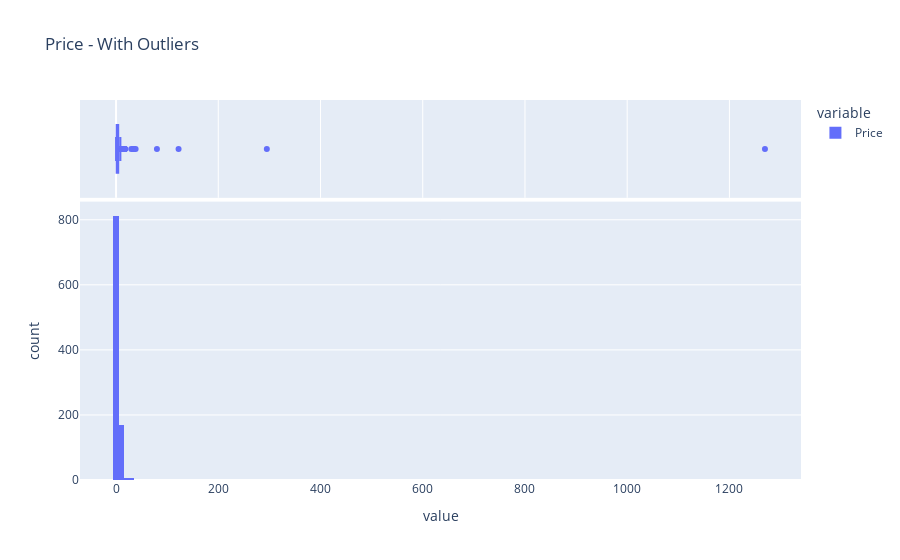
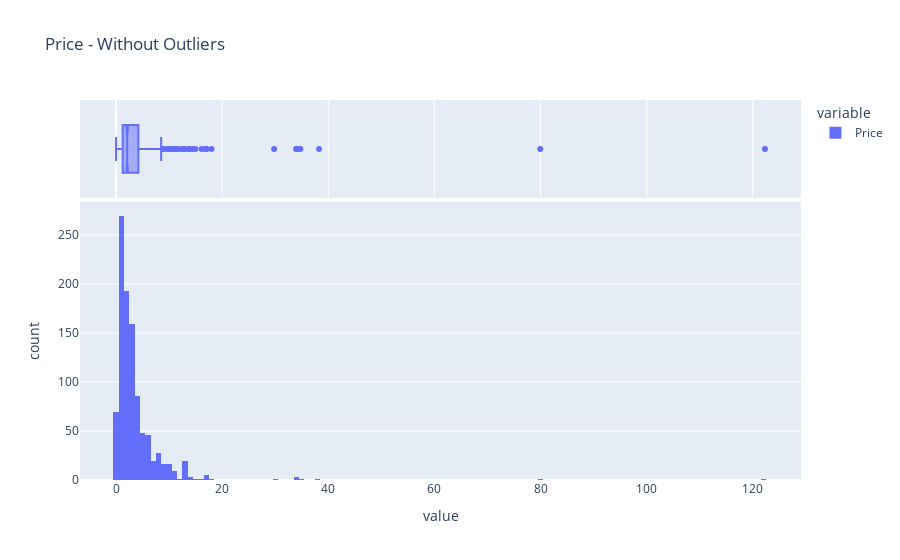

Write notebook code for charts like these, in order.
### Markdown cell above
Análisis de la primera serie...

### Code cell
profile_serie(df_retail['Price'])

### Figure 1 — Plotly figure (JSON) as saved in the notebook; plotly's stock layout.template omitted (floating-point values rounded to 4 significant figures; data arrays with more than 128 entries replaced by an {"elided": "..."} marker saying what was removed)
{"data": [{"alignmentgroup": "True", "bingroup": "x", "hovertemplate": "variable=Price<br>value=%{x}<br>count=%{y}<extra></extra>", "legendgroup": "Price", "marker": {"color": "#636efa", "pattern": {"shape": ""}}, "name": "Price", "offsetgroup": "Price", "orientation": "v", "showlegend": true, "type": "histogram", "x": {"elided": "1000 float values"}, "xaxis": "x", "yaxis": "y"}, {"alignmentgroup": "True", "hovertemplate": "variable=Price<br>value=%{x}<extra></extra>", "legendgroup": "Price", "marker": {"color": "#636efa"}, "name": "Price", "notched": true, "offsetgroup": "Price", "showlegend": false, "type": "box", "x": {"elided": "1000 float values"}, "xaxis": "x2", "yaxis": "y2"}], "layout": {"barmode": "relative", "legend": {"title": {"text": "variable"}, "tracegroupgap": 0}, "title": {"text": "Price - With Outliers"}, "xaxis": {"anchor": "y", "domain": [0, 1], "title": {"text": "value"}}, "xaxis2": {"anchor": "y2", "domain": [0, 1], "matches": "x", "showgrid": true, "showticklabels": false}, "yaxis": {"anchor": "x", "domain": [0, 0.7326], "title": {"text": "count"}}, "yaxis2": {"anchor": "x2", "domain": [0.7426, 1], "matches": "y2", "showgrid": false, "showline": false, "showticklabels": false, "ticks": ""}}}

### Figure 2 — Plotly figure (JSON) as saved in the notebook; plotly's stock layout.template omitted (floating-point values rounded to 4 significant figures; data arrays with more than 128 entries replaced by an {"elided": "..."} marker saying what was removed)
{"data": [{"alignmentgroup": "True", "bingroup": "x", "hovertemplate": "variable=Price<br>value=%{x}<br>count=%{y}<extra></extra>", "legendgroup": "Price", "marker": {"color": "#636efa", "pattern": {"shape": ""}}, "name": "Price", "offsetgroup": "Price", "orientation": "v", "showlegend": true, "type": "histogram", "x": {"elided": "998 float values"}, "xaxis": "x", "yaxis": "y"}, {"alignmentgroup": "True", "hovertemplate": "variable=Price<br>value=%{x}<extra></extra>", "legendgroup": "Price", "marker": {"color": "#636efa"}, "name": "Price", "notched": true, "offsetgroup": "Price", "showlegend": false, "type": "box", "x": {"elided": "998 float values"}, "xaxis": "x2", "yaxis": "y2"}], "layout": {"barmode": "relative", "legend": {"title": {"text": "variable"}, "tracegroupgap": 0}, "title": {"text": "Price - Without Outliers"}, "xaxis": {"anchor": "y", "domain": [0, 1], "title": {"text": "value"}}, "xaxis2": {"anchor": "y2", "domain": [0, 1], "matches": "x", "showgrid": true, "showticklabels": false}, "yaxis": {"anchor": "x", "domain": [0, 0.7326], "title": {"text": "count"}}, "yaxis2": {"anchor": "x2", "domain": [0.7426, 1], "matches": "y2", "showgrid": false, "showline": false, "showticklabels": false, "ticks": ""}}}
